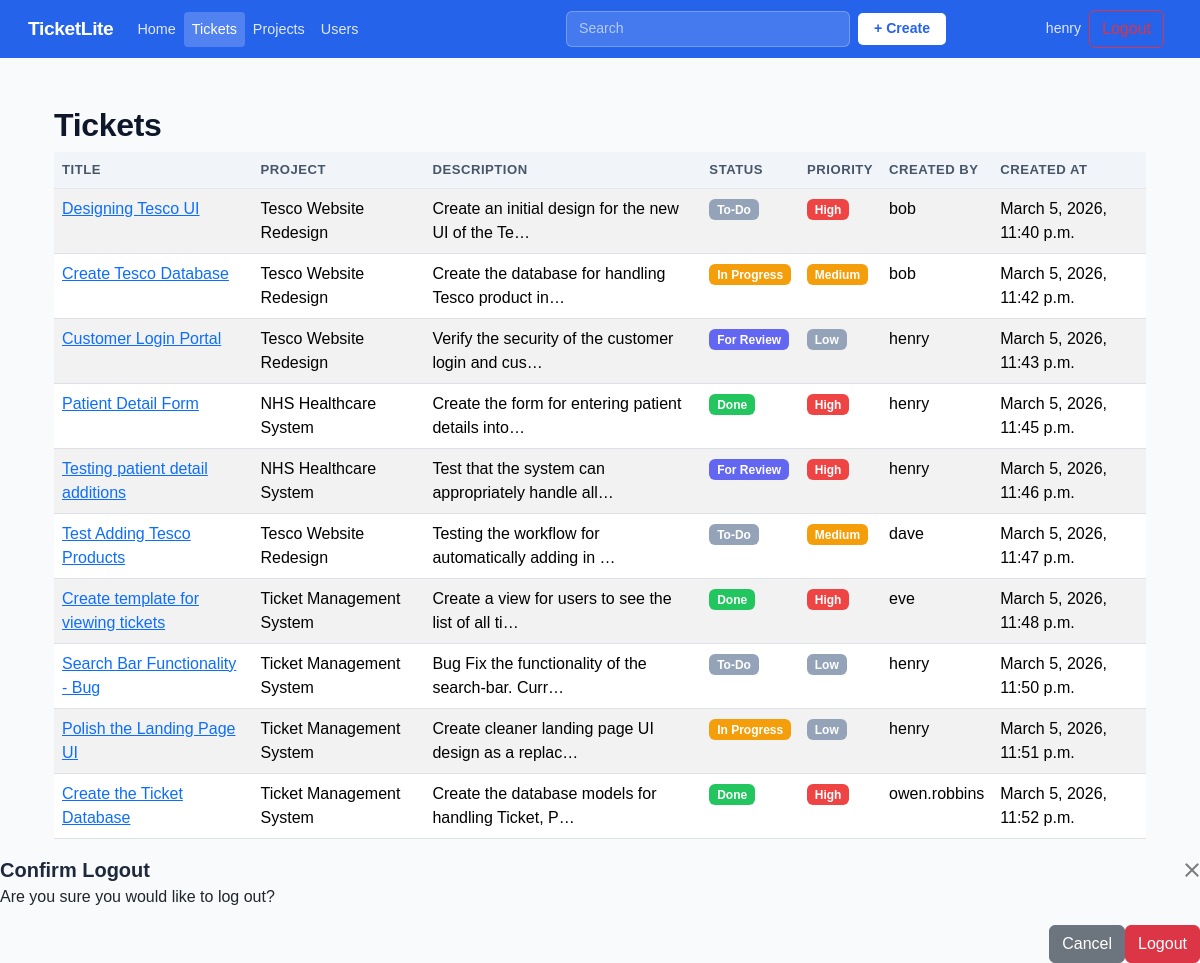
The page /tickets/ (signed in) on the database its author committed.
### core/models.py (models this page shows, shortened)
class Ticket(models.Model):
    class Status(models.TextChoices):
        TO_DO = "TO-DO", "To-Do"
        In_PROGRESS = "IN_PROGRESS", "In Progress"
        FOR_REVIEW = "FOR_REVIEW", "For Review"
        DONE = "DONE", "Done"
    class Priority(models.TextChoices):
        LOW = "LOW", "Low"
        MEDIUM = "MEDIUM", "Medium"
        HIGH = "HIGH", "High"
    title = models.CharField(max_length=100)
    description = models.TextField()
    project = models.ForeignKey(Project, on_delete=models.CASCADE, related_name="tickets")
    status = models.CharField(max_length=15, choices=Status.choices, default=Status.TO_DO)
    priority = models.CharField(max_length=10, choices=Priority.choices, default=Priority.MEDIUM)
    created_at = models.DateTimeField(auto_now_add=True)
    updated_at = models.DateTimeField(auto_now=True)
    created_by = models.ForeignKey(User, on_delete=models.SET_NULL, null=True, blank=True, related_name="created_tickets")
    assigned_to = models.ForeignKey(User, on_delete=models.SET_NULL, null=True, blank=True, related_name="assigned_tickets")

class Project(models.Model):
    name = models.CharField(max_length=100)
    description = models.TextField(blank=True) # means this field isnt required within the forms
    created_at = models.DateTimeField(auto_now_add=True) #auto set on creation
    owner = models.ForeignKey(User, on_delete=models.SET_NULL, related_name='projects', null=True, blank=True) # If user deleted, allows the project to go unassigned
    def __str__(self):
        return self.name # shows project name in admin panel

### core/views.py (the view)
# urls.py: path('tickets/', views.ticket_list, name='ticket_list'),
@login_required
def ticket_list(request):
    form = TicketForm()
    if request.user.is_authenticated:
        tickets = Ticket.objects.all()
    else:
        tickets = []
    return render(request, 'core/ticket_list.html', {'ticket_form': TicketForm(), 'tickets': tickets})

### core/forms.py
class TicketForm(forms.ModelForm):
    class Meta:
        model = Ticket
        fields = ['title', 'description', 'project', 'status', 'priority', 'assigned_to']
        widgets = {
            'title': forms.TextInput(attrs={
                'class': 'form-control',
                'placeholder': 'Ticket Name'
            }),
            'description': forms.Textarea(attrs={
                'class': 'form-control',
                'rows': 4,
                'placeholder': 'What is this ticket about?'
            }),
            'project': forms.Select(attrs={
                'class': 'form-select'
            }),
            'status': forms.Select(attrs={
                'class': 'form-select'
            }),
            'priority': forms.Select(attrs={
                'class': 'form-select'
            }),
            'assigned_to': forms.Select(attrs={
                'class': 'form-select'
            }),
        }

### core/templates/core/ticket_list.html (shortened to what this page needs)
{% extends "core/base.html" %}
{% block content %}
    <div class="container mt-4">
        <h2>Tickets</h2>
        <table class="table table-striped table-hover table-responsive">
            <thead class="table-light">
                <tr>
                    <th>Title</th>
                    <th>Project</th>
                    <th>Description</th>
                    <th>Status</th>
                    <th>Priority</th>
                    <th>Created By</th>
                    <th>Created At</th>
            </thead>
            <tbody>
                {% for ticket in tickets %}
                <tr>
                    <td>
                        <a href="{% url 'core:ticket_detail' ticket.id %}">
                        {{ ticket.title }}
                        </a>
                    </td>
                    <td>{{ ticket.project }}</td>
                    <td>{{ ticket.description|truncatechars:50 }}</td>
                    <td>
                        <span class="badge
                            {% if ticket.status == 'TO-DO' %}badge-todo
                            {% elif ticket.status == 'IN_PROGRESS' %}badge-progress
                            {% elif ticket.status == 'FOR_REVIEW' %}badge-review
                            {% elif ticket.status == 'DONE' %}badge-done
                            {% endif %}">
                            {{ ticket.get_status_display }}
                        </span>
                    </td>
                    <td>
                        <span class="badge
                            {% if ticket.priority == 'LOW' %}badge-low
                            {% elif ticket.priority == 'MEDIUM' %}badge-medium
                            {% elif ticket.priority == 'HIGH' %}badge-high
                            {% endif %}">
                            {{ ticket.get_priority_display }}
                        </span>
                    </td>
                    <td>{{ ticket.created_by }}</td>
                    <td>{{ ticket.created_at}}</td>
                </tr>
                {% empty %}
                    {% if user.is_authenticated %}
                        <tr><td colspan="7">No Tickets Found, Please Create a Ticket</td></tr>
                    {% else %}
                        <tr><td colspan="7">No Tickets Found, Please Log In</td></tr>
                    {% endif %}
                {% endfor %}
            </tbody>
        </table>
    </div>
{% endblock content %}

### core/templates/core/base.html (shortened to what this page needs)
<!DOCTYPE html>
<html lang="en">
<head>
    <link href="https://cdn.jsdelivr.net/npm/bootstrap@5.3.2/dist/css/bootstrap.min.css"
        rel="stylesheet">
</head>
<body>
    <nav class="navbar navbar-expand-lg">
        <div class ="container-fluid">
            <a class="navbar-brand" href="{% url 'core:landing' %}">Ticket<span>Lite</span></a>
             {% if request.resolver_match.url_name not in 'landing,login,register' %}
            <ul class="navbar-nav me-auto nav-tabs">
                <li class="nav-item">
                    <a class="nav-link {% if request.resolver_match.url_name == 'home' %}active{% endif %}" href="{% url 'core:home' %}">Home</a>
                </li>
                <li class="nav-item">
                    <a class="nav-link {% if request.resolver_match.url_name == 'ticket_list' %}active{% endif %}" href="{% url 'core:ticket_list' %}">Tickets</a>
                </li>
                <li class="nav-item">
                    <a class="nav-link {% if request.resolver_match.url_name == 'project_list' %}active{% endif %}" href="{% url 'core:project_list' %}">Projects</a>
                </li>
                <li class="nav-item">
                    <a class="nav-link {% if request.resolver_match.url_name == 'user_list' %}active{% endif %}" href="{% url 'core:user_list' %}">Users</a>
                </li>
            </ul>
            <div class="d-flex mx-auto align-items-center gap-2" style="width: 380px;">
                <form class="d-flex flex-grow-1" role="search" action="{% url 'core:search' %}" method="GET">
                    <input class="form-control" type="search" name="q" placeholder="Search" aria-label="Search"
                        value="{{ request.GET.q }}">
                </form>
                <button type="button" class="btn-create"
                    data-bs-toggle="modal" data-bs-target="#createTicketModal">
                    + Create
                </button>
            </div>
            <div class="d-flex align-items-center gap-2">
                {% if user.is_authenticated %}
                    <a class="navbar-text text-decoration-none" href="{% url 'core:profile_view' user.pk %}">
                        {{ user.username }}
                    </a>
                    <button type="button" class="btn btn-outline-danger me-2" data-bs-toggle="modal" data-bs-target="#logoutConfirmationModal">
                    </button>
                {% endif %}
            </div>
            {% endif %}
        </div>
    </nav>
    <div class="container main-content">
        {% block content %}{% endblock %}
    </div>
<div class="modal-fade" id="logoutConfirmationModal" tabindex="-1" aria-hidden="true">
    <div class="modal-dialog modal-dialog-centered">
        <div class="modal-content">
            <form method="post" action="{% url 'core:logout' %}">
                <div class="modal-header">
                    <h5 class="modal-title">Confirm Logout</h5>
                    <button type="button" class="btn-close" data-bs-dismiss="modal"></button>
                </div>
                <div class="modal-body">
                    <p>Are you sure you would like to log out?</p>
                </div>
                <div class="modal-footer">
                    <button type="button" class="btn btn-secondary" data-bs-dismiss="modal">Cancel</button>
                    <button type="submit" class="btn btn-danger">Logout</button>
                </div>
            </form>
        </div>
    </div>
</div>
</body>
</html>

### core/templates/core/base.html (style rules this page uses)
:root { --accent: #2563eb; --accent-dark: #1d4ed8; --nav-bg: #2563eb; --nav-text: #ffffff; --body-bg: #f8fafc; --card-border: #e2e8f0; --text-muted: #64748b; }
body { background-color: var(--body-bg); font-family: 'Gill Sans', 'Gill Sans MT', Calibri, 'Trebuchet MS', sans-serif; }
.navbar { background-color: var(--nav-bg) !important; border-bottom: none; padding: 0.6rem 1rem; }
.navbar-brand { color: white !important; font-weight: 700; font-size: 1.2rem; letter-spacing: -0.02em; }
.navbar .nav-link { color: rgba(255,255,255,0.85) !important; font-size: 0.9rem; padding: 0.4rem 0.75rem; border-radius: 4px; transition: background 0.15s ease; border: none !important }
.navbar .nav-link.active { color: #ffffff !important; background: rgba(255,255,255,0.2); }
.navbar .nav-tabs { border-bottom: none; }
.navbar-text { color: rgba(255,255,255,0.85) !important; font-size: 0.88rem; }
.table thead.table-light th { background-color: #f1f5f9; color: #475569; font-size: 0.82rem; text-transform: uppercase; letter-spacing: 0.04em; border-bottom: 1px solid var(--card-border); font-weight: 600; }
.badge-todo { background-color: #94a3b8; color: #fff; }
.badge-progress { background-color: #f59e0b; color: #fff; }
.badge-review { background-color: #6366f1; color: #fff; }
.badge-done { background-color: #22c55e; color: #fff; }
.badge-low { background-color: #94a3b8; color: #fff; }
.badge-medium { background-color: #f59e0b; color: #fff; }
.badge-high { background-color: #ef4444; color: #fff; }
h2, h3 { font-weight: 600; color: #0f172a; letter-spacing: -0.01em; }
h5, h6 { font-weight: 600; color: #1e293b; }
.navbar .form-control { background: rgba(255,255,255,0.15); border: 1px solid rgba(255,255,255,0.25); color: #ffffff; font-size: 0.88rem; }
.navbar .form-control::placeholder { color: rgba(255,255,255,0.6); }
.btn-create { background: #ffffff; color: var(--accent); border: none; font-weight: 600; font-size: 0.88rem; padding: 5px 16px; border-radius: 5px; transition: background 0.15s ease; }
.main-content { padding-top: 1.5rem; }

### rows shown on the page
Ticket: title "Designing Tesco UI", project "Tesco Website Redesign", description "Create an initial design for the new UI of the Te…", status "To-Do", priority "High", created_by "bob", created_at "March 5, 2026, 11:40 p.m."
Ticket: title "Create Tesco Database", project "Tesco Website Redesign", description "Create the database for handling Tesco product in…", status "In Progress", priority "Medium", created_by "bob", created_at "March 5, 2026, 11:42 p.m."
Ticket: title "Customer Login Portal", project "Tesco Website Redesign", description "Verify the security of the customer login and cus…", status "For Review", priority "Low", created_by "henry", created_at "March 5, 2026, 11:43 p.m."
Ticket: title "Patient Detail Form", project "NHS Healthcare System", description "Create the form for entering patient details into…", status "Done", priority "High", created_by "henry", created_at "March 5, 2026, 11:45 p.m."
Ticket: title "Testing patient detail additions", project "NHS Healthcare System", description "Test that the system can appropriately handle all…", status "For Review", priority "High", created_by "henry", created_at "March 5, 2026, 11:46 p.m."
Ticket: title "Test Adding Tesco Products", project "Tesco Website Redesign", description "Testing the workflow for automatically adding in …", status "To-Do", priority "Medium", created_by "dave", created_at "March 5, 2026, 11:47 p.m."
Ticket: title "Create template for viewing tickets", project "Ticket Management System", description "Create a view for users to see the list of all ti…", status "Done", priority "High", created_by "eve", created_at "March 5, 2026, 11:48 p.m."
Ticket: title "Search Bar Functionality - Bug", project "Ticket Management System", description "Bug Fix the functionality of the search-bar. Curr…", status "To-Do", priority "Low", created_by "henry", created_at "March 5, 2026, 11:50 p.m."
Ticket: title "Polish the Landing Page UI", project "Ticket Management System", description "Create cleaner landing page UI design as a replac…", status "In Progress", priority "Low", created_by "henry", created_at "March 5, 2026, 11:51 p.m."
Ticket: title "Create the Ticket Database", project "Ticket Management System", description "Create the database models for handling Ticket, P…", status "Done", priority "High", created_by "owen.robbins", created_at "March 5, 2026, 11:52 p.m."

### other values the page prints
{{ user.username }} "henry"
